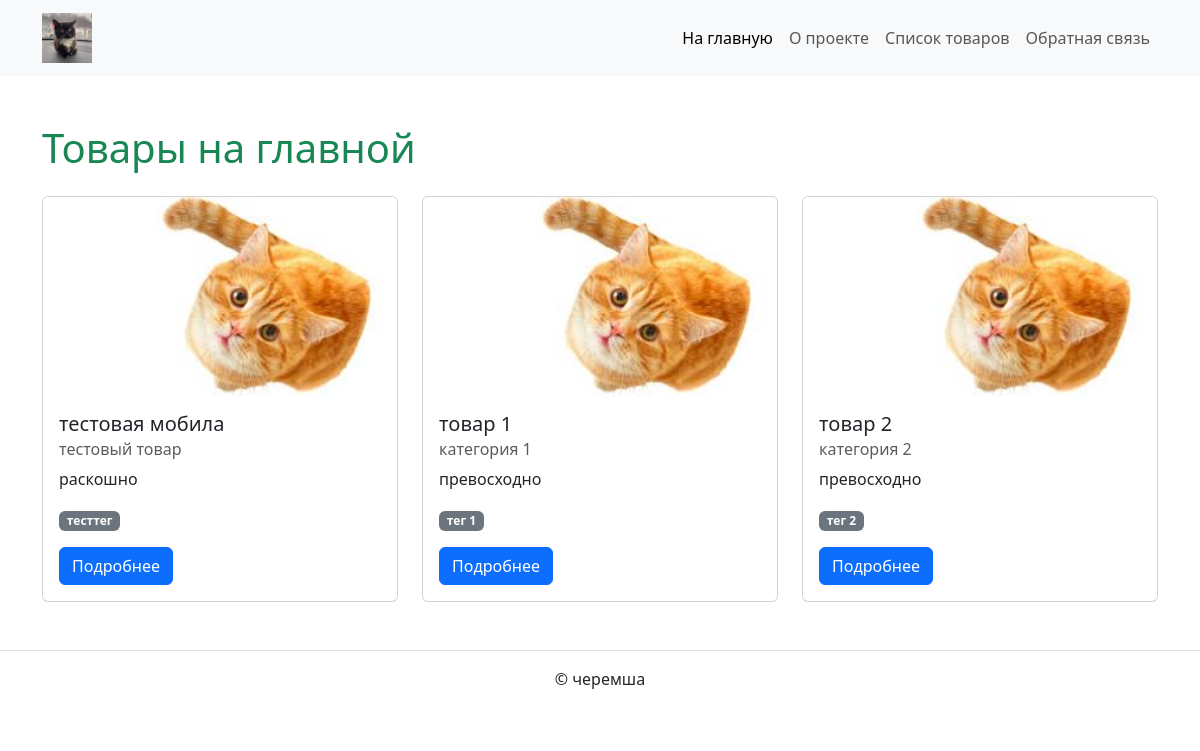
Before: / with the older database file.
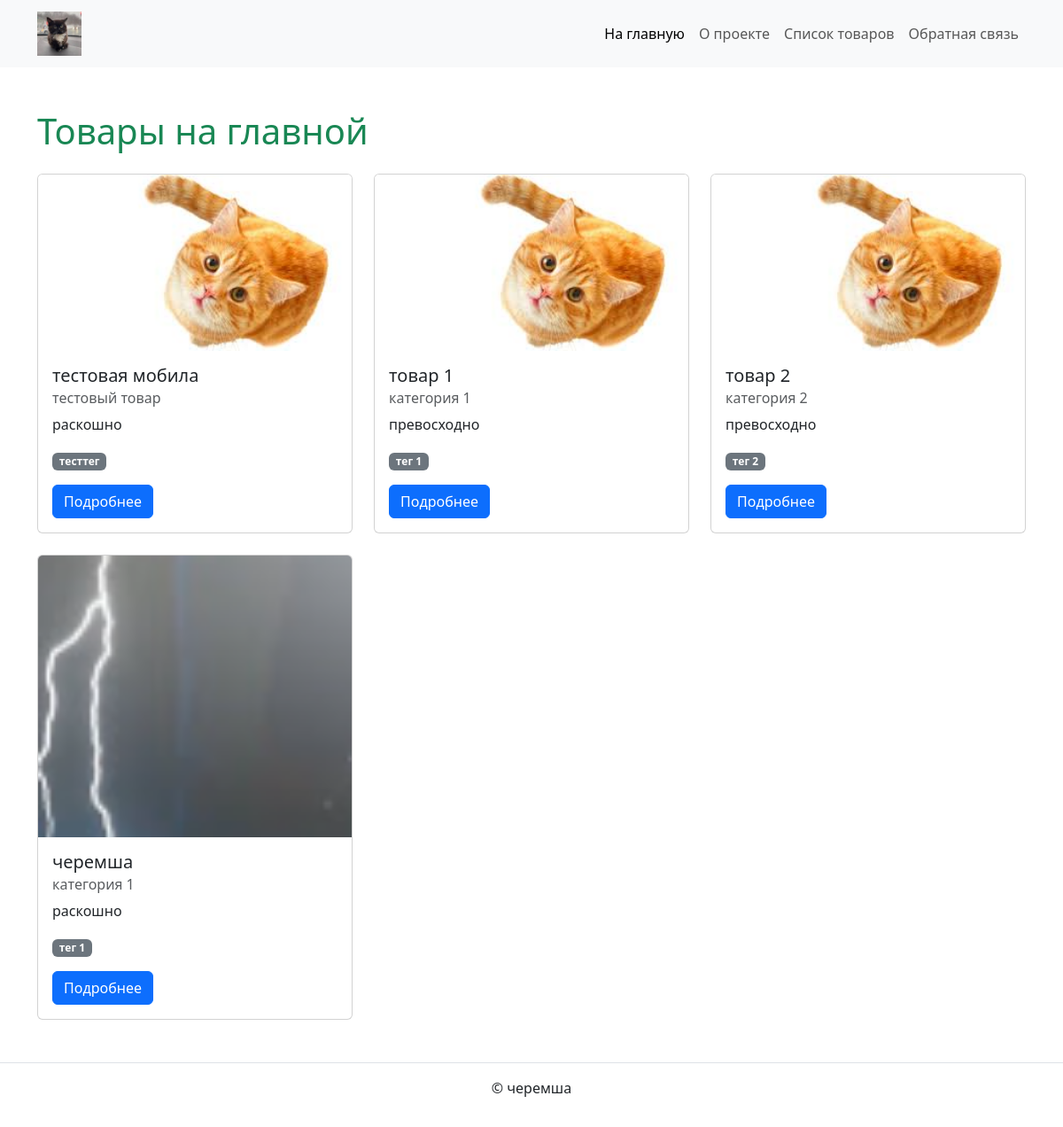
After: the same page with the newer database file.
### catalog/models.py (models this page shows, shortened)
class Item(core.models.PublishedWithNameBaseModel):
    text = django.db.models.TextField(
        validators=[validate_text],
        verbose_name="текст"
    )
    category = django.db.models.ForeignKey(
        "catalog.Category",
        on_delete=django.db.models.CASCADE,
        related_name="items",
        verbose_name="категория"
    )
    tags = django.db.models.ManyToManyField(
        "catalog.Tag",
        related_name="items",
        verbose_name="теги"
    )
    main_image = django.db.models.ImageField(
        upload_to="main_images/",
        null=True,
        blank=True,
        verbose_name="главное изображение"
    )
    is_on_main = django.db.models.BooleanField(
        default=False,
        verbose_name="Показывать на главной"
    )
    class Meta:
        verbose_name = "товар"
        verbose_name_plural = "товары"

class Category(core.models.PublishedWithNameBaseModel):
    slug = django.db.models.SlugField(
        max_length=200,
        unique=True,
        verbose_name="слаг"
    )
    weight = django.db.models.PositiveIntegerField(
        default=100,
        validators=[MinValueValidator(1), MaxValueValidator(32767)],
        verbose_name="вес"
    )
    class Meta:
        verbose_name = "категория"
        verbose_name_plural = "категории"

class Tag(core.models.PublishedWithNameBaseModel):
    slug = django.db.models.SlugField(
        max_length=200,
        unique=True,
        verbose_name="слаг"
    )
    class Meta:
        verbose_name = "тег"
        verbose_name_plural = "теги"

### catalog/views.py (the view)
# urls.py: path('', views.main_page, name='main_page'),
def main_page(request):
    items = (
        Item.objects.filter(is_published=True, is_on_main=True)
        .select_related("category")
        .prefetch_related("tags")
        .only("name", "text", "category__name")
        .order_by("name")
    )
    return render(request, 'catalog/main.html', {'items': items})

### templates/catalog/main.html (shortened to what this page needs)
{% extends 'base.html' %}
{% load static %}
{% block content %}
<h1 class="mb-4 text-success">Товары на главной</h1>
<div class="row row-cols-1 row-cols-md-3 g-4">
  {% for item in items %}
    <div class="col">
      {% include 'includes/item_card.html' %}
    </div>
  {% endfor %}
</div>
{% endblock %}

### templates/includes/item_card.html
{% load static %}
<div class="card h-100">
  {% if item.main_image %}
    <img src="{{ item.main_image.url }}" class="card-img-top" alt="{{ item.name }}">
  {% else %}
    <img src="{% static 'images/photo.png' %}" class="card-img-top" alt="Заглушка">
  {% endif %}
  <div class="card-body">
    <h5 class="card-title">{{ item.name }}</h5>
    <h6 class="card-subtitle mb-2 text-muted">{{ item.category.name }}</h6>
    <p class="card-text">{{ item.text|truncatewords:10 }}</p>
    <p>
      {% for tag in item.tags.all %}
        <span class="badge bg-secondary">{{ tag.name }}</span>
      {% endfor %}
    </p>
    <a href="{% url 'catalog:item_detail' item.pk %}" class="btn btn-primary">Подробнее</a>
  </div>
</div>

Changed rows visible on the page:
now on this page (row edited): Item: main_image (picture), name "черемша", category.name "категория 1", text "раскошно", Tag (name "тег 1")
